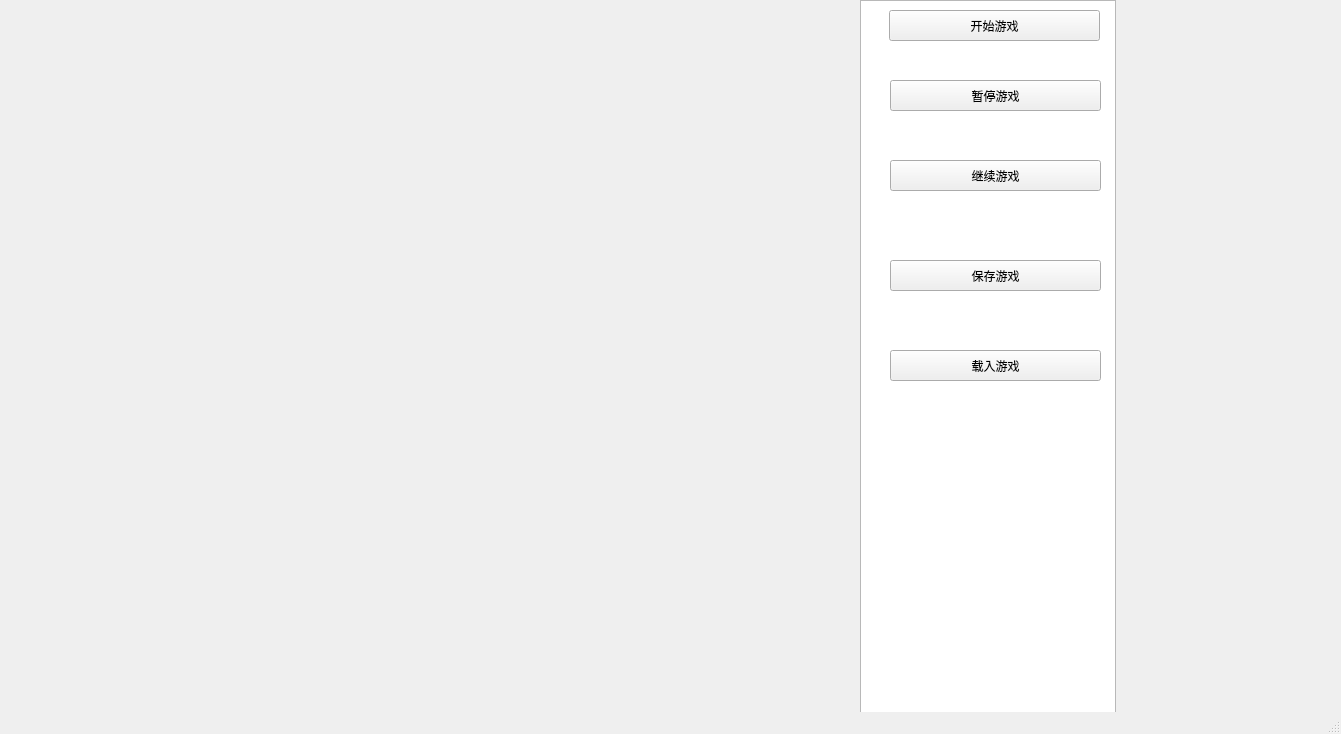
<?xml version="1.0" encoding="UTF-8"?>
<ui version="4.0">
 <class>MainWindow</class>
 <widget class="QMainWindow" name="MainWindow">
  <property name="geometry">
   <rect>
    <x>0</x>
    <y>0</y>
    <width>1341</width>
    <height>734</height>
   </rect>
  </property>
  <property name="windowTitle">
   <string>MainWindow</string>
  </property>
  <widget class="QWidget" name="centralwidget">
   <widget class="QListView" name="listView">
    <property name="geometry">
     <rect>
      <x>860</x>
      <y>0</y>
      <width>256</width>
      <height>771</height>
     </rect>
    </property>
   </widget>
   <widget class="QPushButton" name="pushButton">
    <property name="geometry">
     <rect>
      <x>889</x>
      <y>10</y>
      <width>211</width>
      <height>31</height>
     </rect>
    </property>
    <property name="text">
     <string>开始游戏</string>
    </property>
   </widget>
   <widget class="QPushButton" name="pushButton_2">
    <property name="geometry">
     <rect>
      <x>890</x>
      <y>80</y>
      <width>211</width>
      <height>31</height>
     </rect>
    </property>
    <property name="text">
     <string>暂停游戏</string>
    </property>
   </widget>
   <widget class="QPushButton" name="pushButton_3">
    <property name="geometry">
     <rect>
      <x>890</x>
      <y>160</y>
      <width>211</width>
      <height>31</height>
     </rect>
    </property>
    <property name="text">
     <string>继续游戏</string>
    </property>
   </widget>
   <widget class="QPushButton" name="pushButton_4">
    <property name="geometry">
     <rect>
      <x>890</x>
      <y>260</y>
      <width>211</width>
      <height>31</height>
     </rect>
    </property>
    <property name="text">
     <string>保存游戏</string>
    </property>
   </widget>
   <widget class="QPushButton" name="pushButton_5">
    <property name="geometry">
     <rect>
      <x>890</x>
      <y>350</y>
      <width>211</width>
      <height>31</height>
     </rect>
    </property>
    <property name="text">
     <string>载入游戏</string>
    </property>
   </widget>
  </widget>
  <widget class="QMenuBar" name="menubar">
   <property name="geometry">
    <rect>
     <x>0</x>
     <y>0</y>
     <width>1341</width>
     <height>21</height>
    </rect>
   </property>
  </widget>
  <widget class="QStatusBar" name="statusbar"/>
 </widget>
 <resources/>
 <connections/>
</ui>
